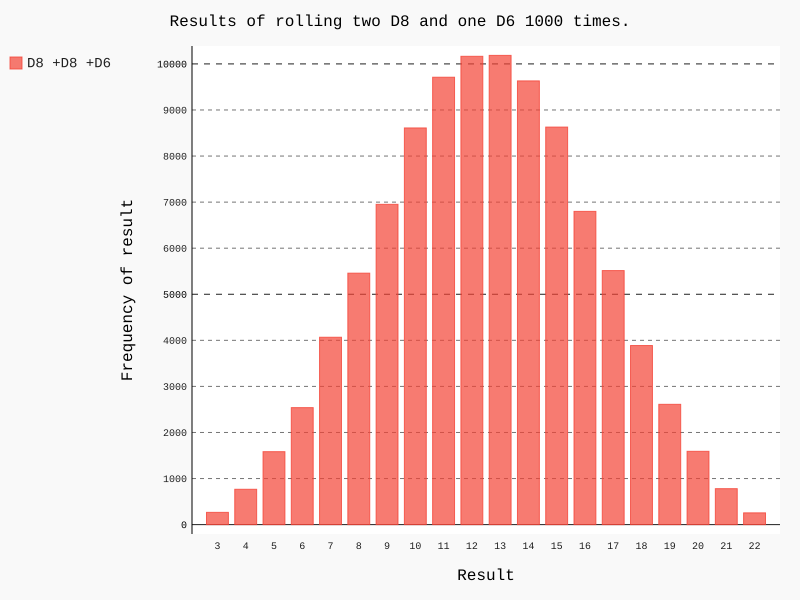

Generate this figure with Python:
import pygal
from die import Die

die_1 = Die(8)
die_2 = Die(8)
die_3 = Die(6)

results = []
for roll_num in range(100000):
    result = die_1.roll() + die_2.roll() + die_3.roll()
    results.append(result)

frequencies = []
hist = pygal.Bar()
hist.x_labels = list()

max_results = die_1.num_sides + die_2.num_sides + die_3.num_sides
for value in range(3, max_results + 1):
    frequency = results.count(value)
    frequencies.append(frequency)
    hist.x_labels.append(str(value))

hist.title = "Results of rolling two D8 and one D6 1000 times."
hist.x_title = "Result"
hist.y_title = "Frequency of result"

hist.add('D8 +D8 +D6', frequencies)
hist.render_to_file('die_visual.svg')
